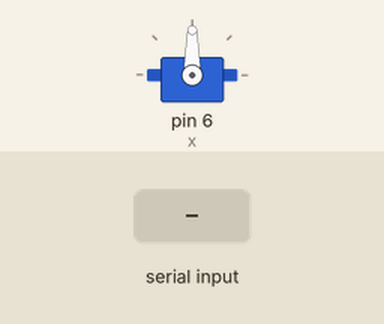
Recording of a sketch running on a simulated Arduino Uno, built with avr-gcc and run on an emulated ATmega328P. On the bench: servo. The test bench sets the inputs (shaded band).

Above: at 1.2 s.
1.3 s: "90,45\n" received over Serial
At 1.9 s:
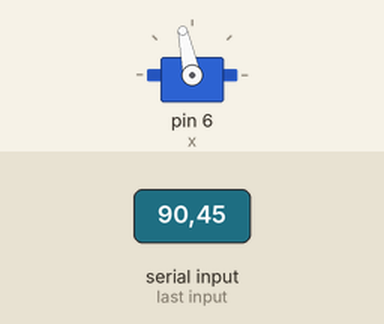
2.8 s: "30,150\n" received over Serial
At 4.0 s:
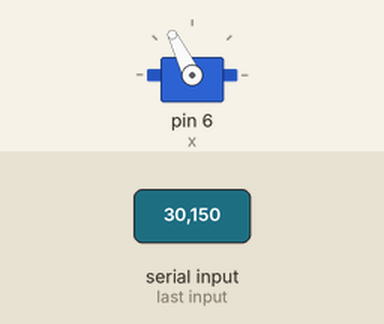
4.3 s: "5\n" received over Serial
At 5.2 s:
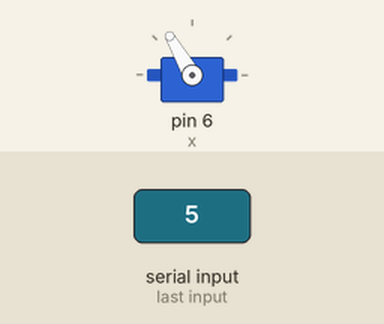
5.8 s: "X" received over Serial
At 8.2 s:
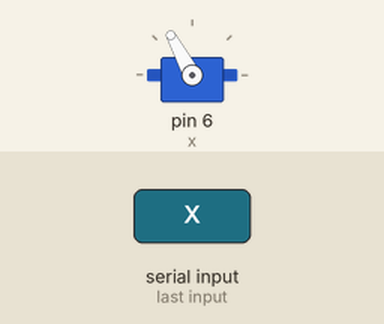
Timing chart, 0 to 9.2 s (numbered marks = the images above; inputs shaded):
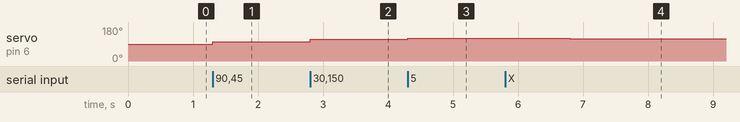

Measured:
- after the input at 1.3 s, servo on pin 6 (x): 90° → 102° at once
- after the input at 2.8 s, servo on pin 6 (x): 102° → 116° at once
- after the input at 4.3 s, servo on pin 6 (x): 116° → 120° at once
- after the input at 5.8 s, servo on pin 6 (x): 120° → 118° after 1.0 s

The sketch:

camera.ino
```cpp
#include<Servo.h>
Servo x;
int genislik = 640, yukseklik = 480, xp = 90;
const int aci = 2;
void setup() {
  Serial.begin(9600);
  x.attach(6);
}
void loop() {
  if (Serial.available() > 0)
  {
    int x_merkez;
    if (Serial.read() == 'X')
    {
      x_merkez = Serial.parseInt();

    }
    if (x_merkez > genislik / 2 + 60)
      xp += aci;
      x.write(xp);
    if (x_merkez < genislik / 2 - 60)
      xp -= aci;
      x.write(xp);

  }
}
```
